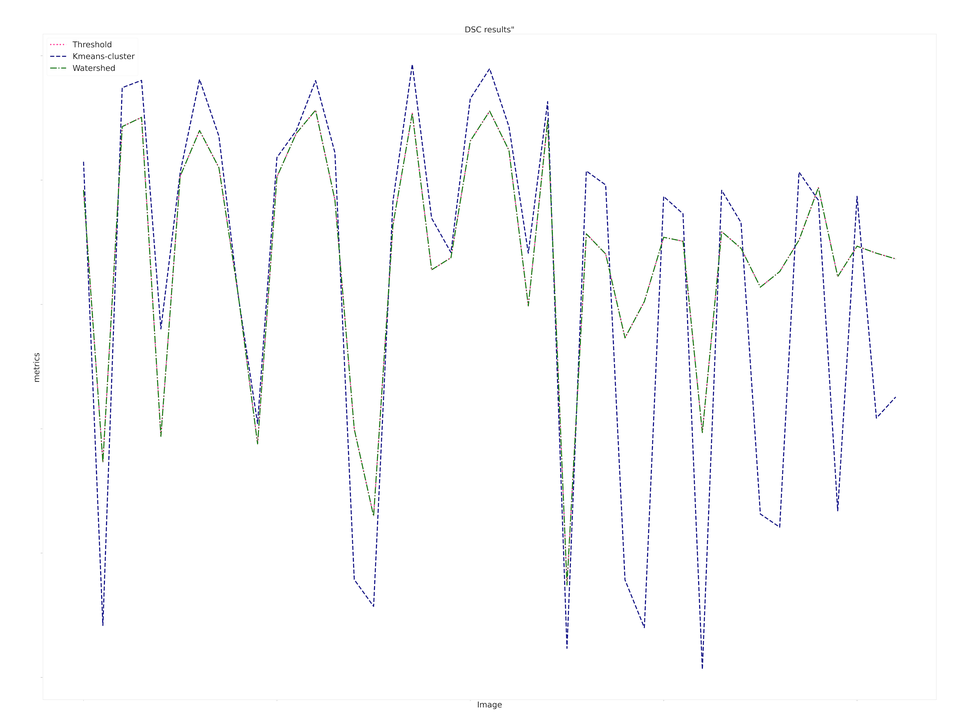
#> input picture Latex Group/DSC.png, 973 x 725 px, shrunk from 2818 x 2100 before the run
$ python -i task1_colorthreshold.py   (imports and definitions only)   (older library calls are emulated)
#> lines starting #> are read from the running program, lines starting #| are printed output that depends on the picture; after the words box and inside, x2 and y2 are one past the last pixel; in counts of white or black regions, pixels touching at a corner belong together
#> further down, picture is the input picture: shape (725, 973, 3); mean B, G, R 252.2, 251.6, 251.3
import os
import cv2
import copy
from matplotlib import pyplot as plt
import numpy as np
import collections
import pandas as pd
import time


# [24 lines left out: function read_input, not called in this run]


def Green(image):
    ## convert to hsv
    hsv = cv2.cvtColor(image, cv2.COLOR_BGR2HSV)
#> hsv: shape (725, 973, 3); mean H, S, V 5.8, 2.6, 252.8

    ## mask of green (36,25,25) ~ (86, 255,255)
    mask = cv2.inRange(hsv, (36, 25, 25), (86, 255,255))
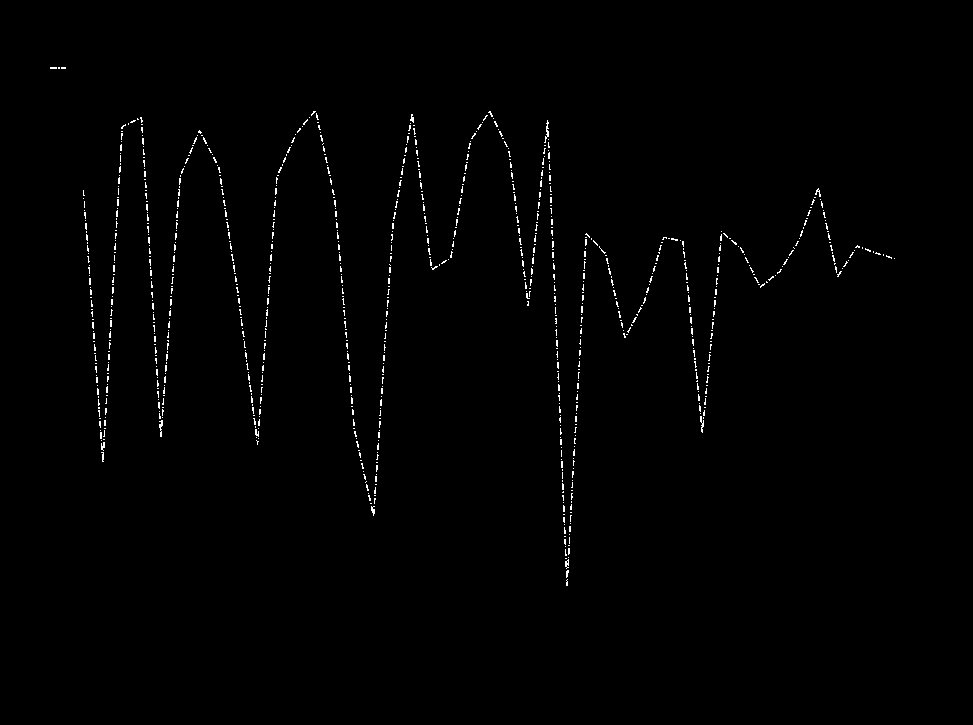
#> mask: shape (725, 973); 0.81% white in thin lines or dots, all inside (x1, y1, x2, y2) = (50, 67, 895, 586)
    #mask = cv2.inRange(hsv, (40, 30, 30), (75, 255, 255))

    ## slice the green
    imask = mask > 0
    green = np.zeros_like(image, np.uint8)
    green[imask] = image[imask]
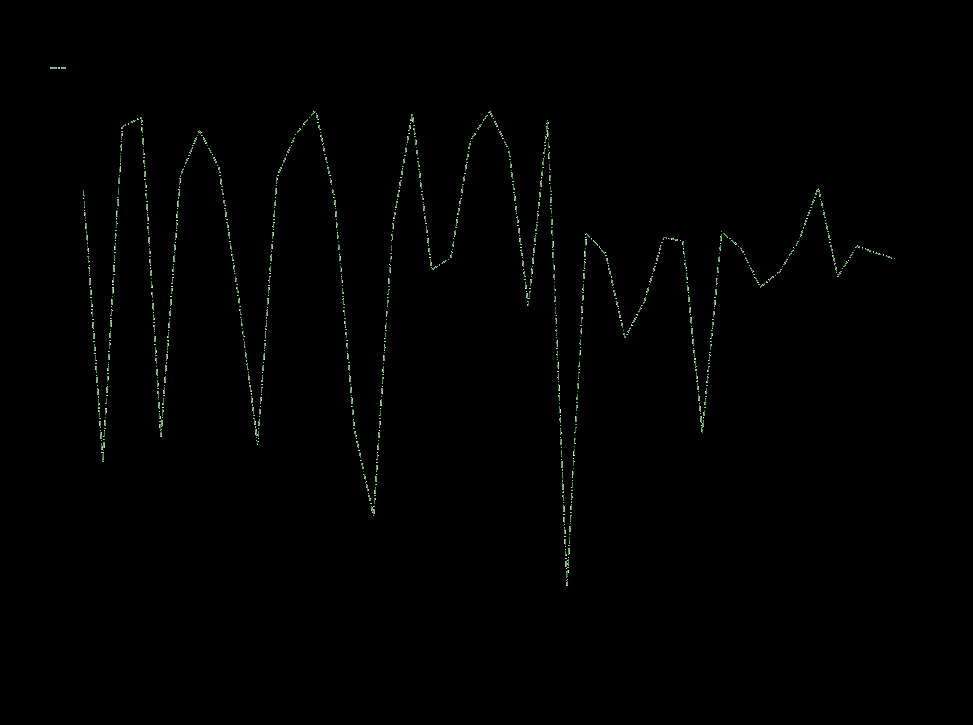
#> green: shape (725, 973, 3); mean B, G, R 0.9, 1.4, 0.9
    #plt.imshow(green)
    #plt.show()
    # save
    #cv2.imwrite("Ggreen.png", green)
    src = cv2.GaussianBlur(green, (5, 5), 5)

    src[np.all(src == 255, axis=2)] = 0
    # Show output image
    # show('Black Background Image', src)

    median = cv2.medianBlur(src, 3)

    for i in range(2):
        median3 = cv2.medianBlur(median, 3)
        median = median3
        # show(f'median3 Image{i}', median3)

    # Create binary image from source image
    bw = cv2.cvtColor(median, cv2.COLOR_BGR2GRAY)
    _, bw = cv2.threshold(bw, 40, 255, cv2.THRESH_BINARY | cv2.THRESH_OTSU)
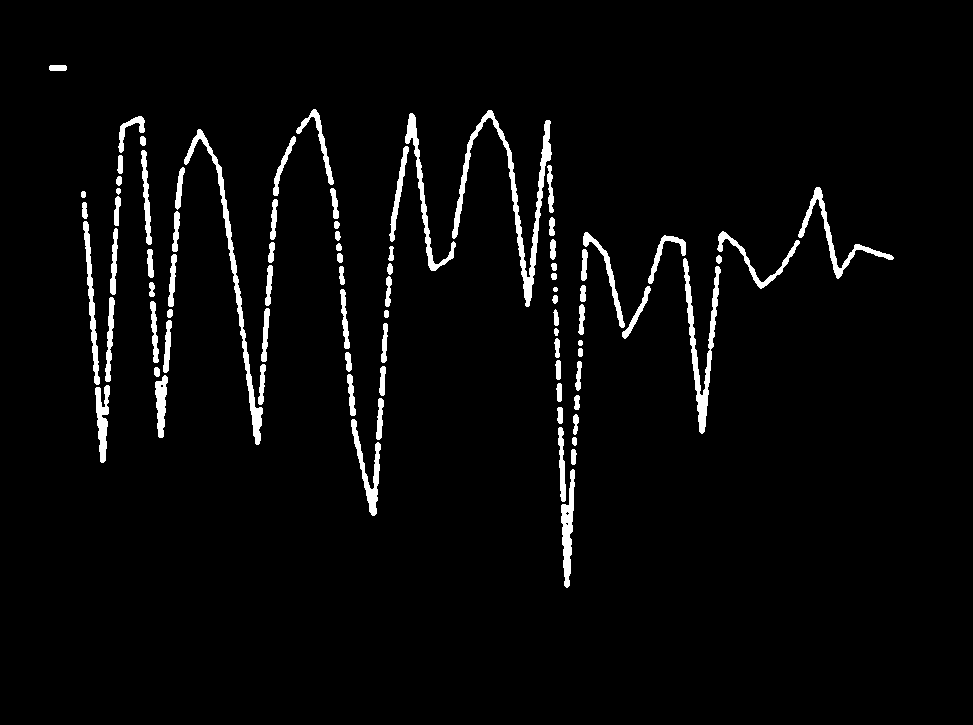
#> bw: shape (725, 973); 3.4% white; 84 white regions, largest, box (x1, y1, x2, y2) and area: (452, 110, 552, 307) 2598, (184, 129, 263, 445) 1847, (683, 258, 721, 434) 1661

    bw_medain = cv2.medianBlur(bw, 7)
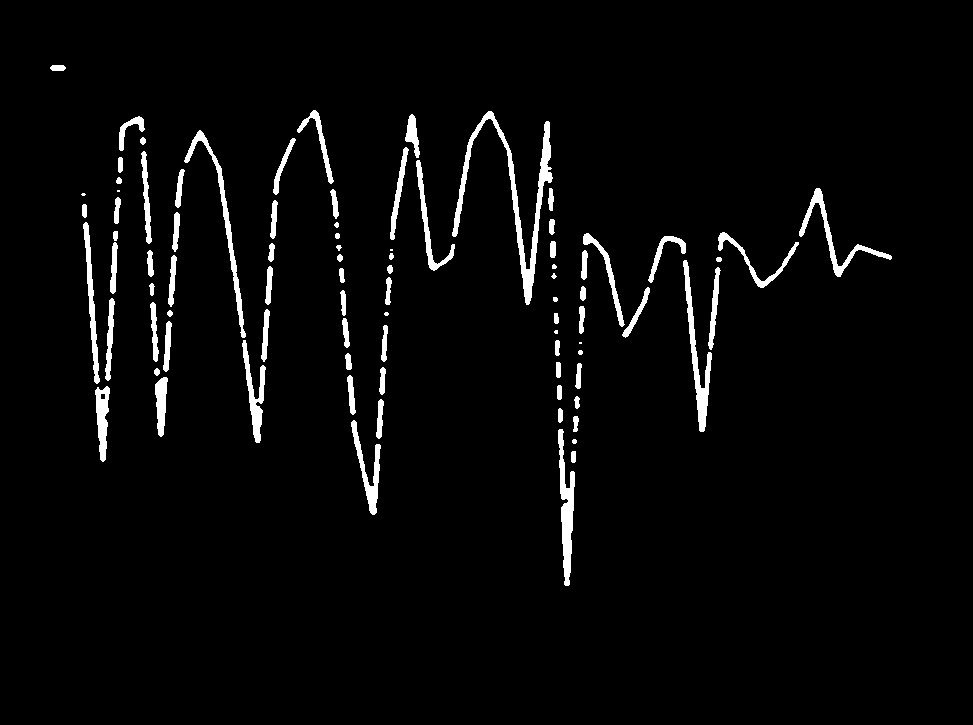
#> bw_medain: shape (725, 973); 3.3% white; 87 white regions (6 under 20 px), largest, box (x1, y1, x2, y2) and area: (452, 111, 553, 305) 2729, (558, 429, 575, 586) 1307, (683, 260, 712, 432) 1267
    #plt.imshow(bw_medain,'gray')
    #plt.show()
    return bw_medain


# [297 lines left out: functions white_black, draw_anchor, merge_list, two_pass, anchor_component, merge_rectangle and 3 more, not called in this run]

# [2 lines not run here, left out]

>>> import cv2
>>> picture = cv2.imread('../Latex Group/DSC.png')
>>> result = Green(picture)

$ run again, on Latex Group/IOU.png
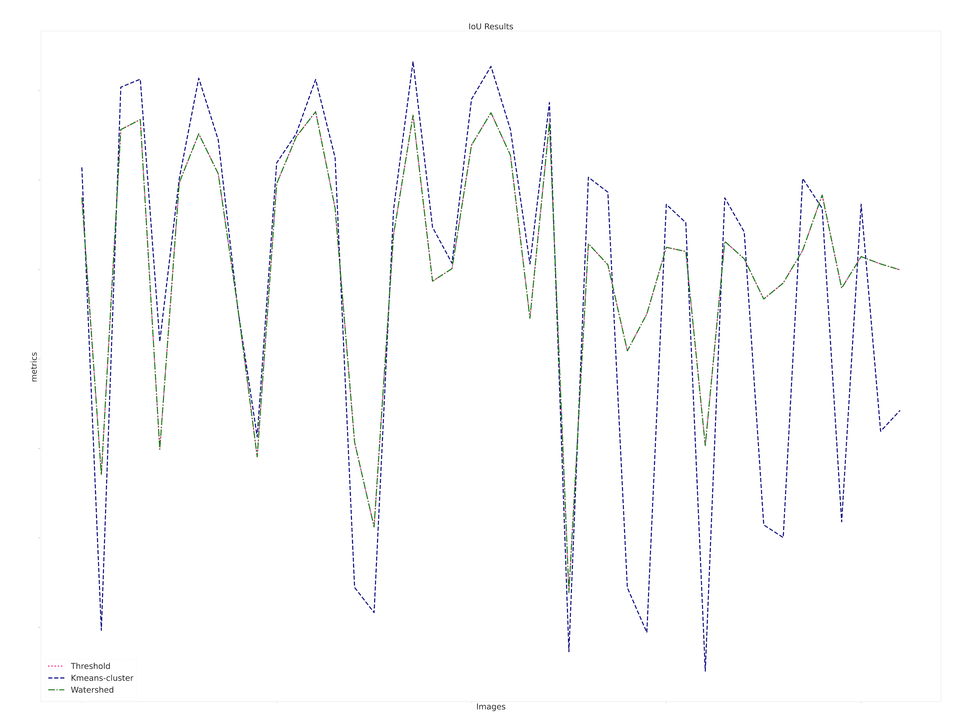
#> input picture Latex Group/IOU.png, 971 x 726 px, shrunk from 2720 x 2034 before the run
#> picture is the input picture: shape (726, 971, 3); mean B, G, R 252.1, 251.5, 251.2
#> hsv: shape (726, 971, 3); mean H, S, V 5.9, 2.7, 252.7
#> in Green, `mask = cv2.inRange(hsv, (36, 25, 25), (86, 255,255))`:
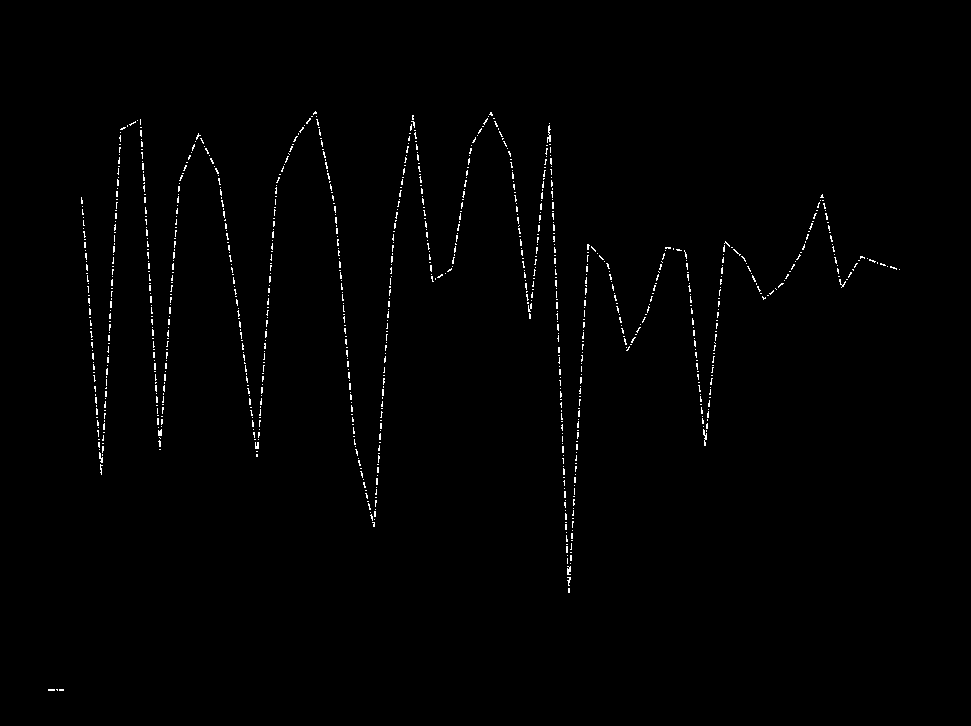
#> mask: shape (726, 971); 0.83% white in thin lines or dots, all inside (x1, y1, x2, y2) = (48, 111, 900, 691)
#> in Green, `bw_medain = cv2.medianBlur(bw, 7)`:
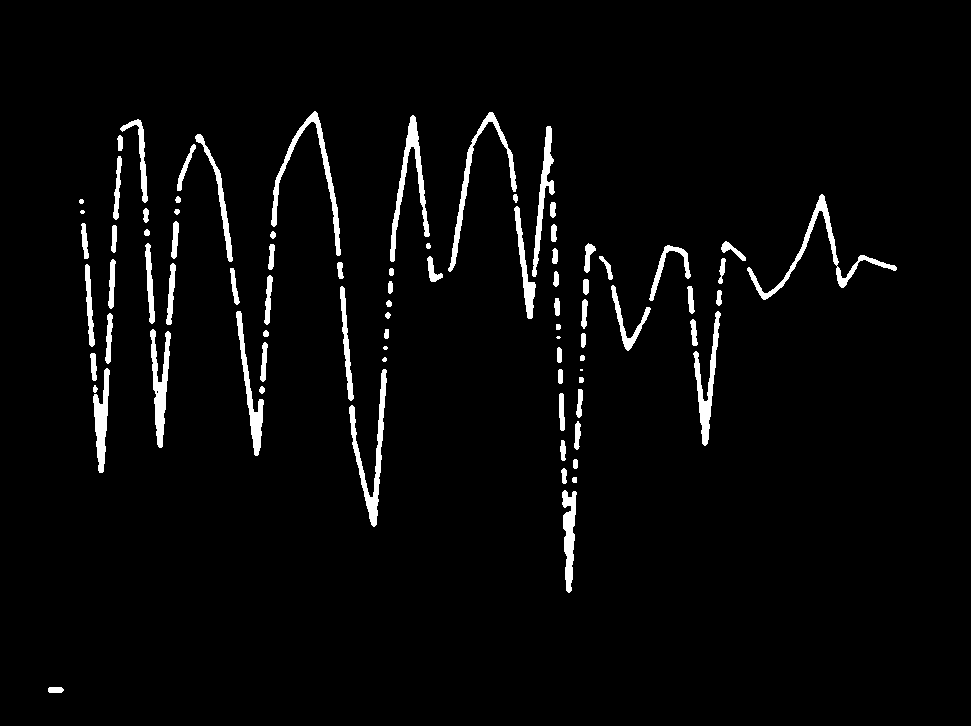
#> bw_medain: shape (726, 971); 3.3% white; 84 white regions (5 under 20 px), largest, box (x1, y1, x2, y2) and area: (747, 194, 897, 300) 1461, (349, 369, 387, 527) 1415, (271, 111, 341, 256) 1336
